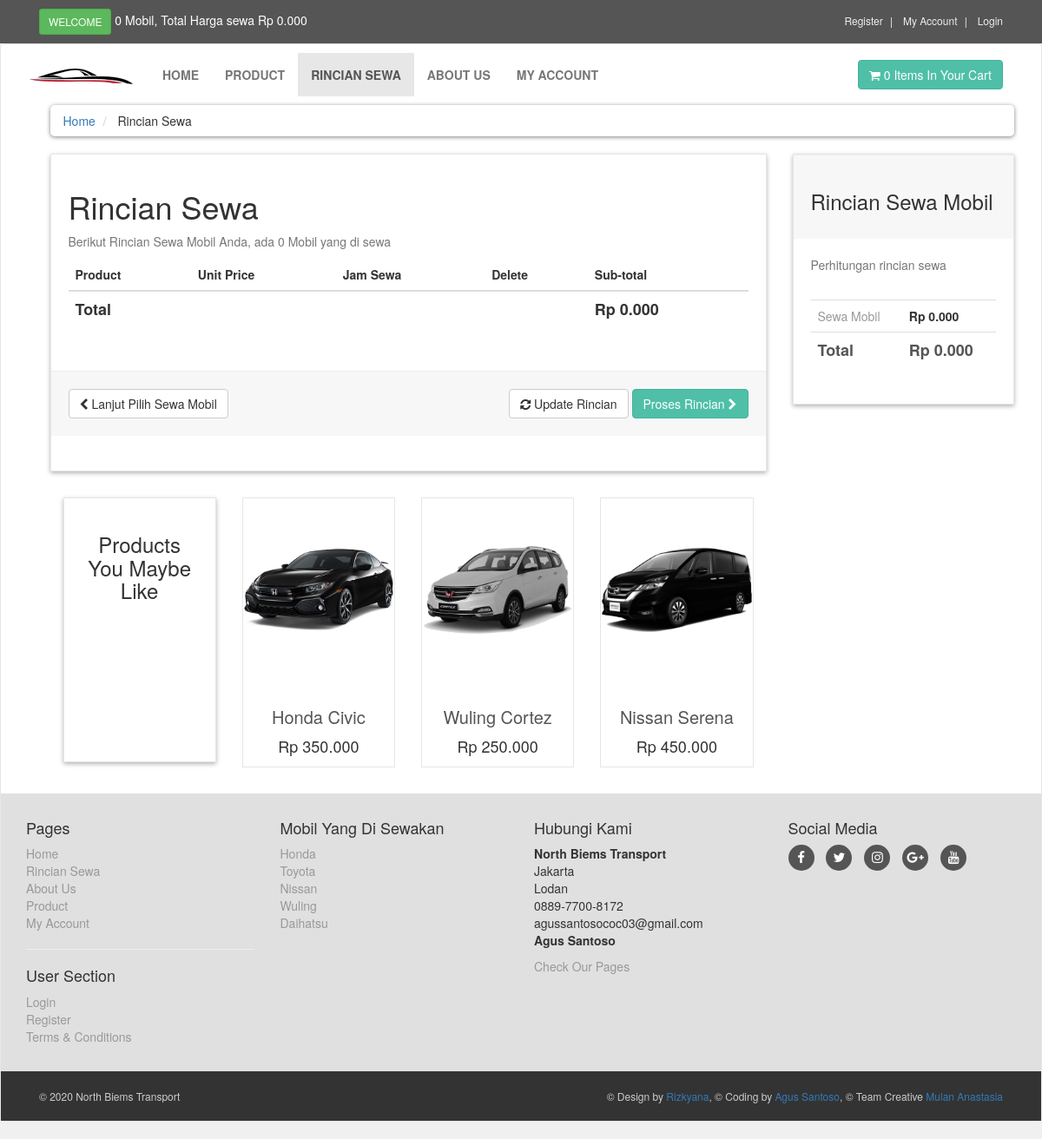
The page /rincian.php on the database its author committed.
### tables this page shows
CREATE TABLE `products` (
  `product_id` int(10) NOT NULL,
  `pro_kat_id` int(10) NOT NULL,
  `kapa_id` int(10) NOT NULL,
  `har_id` text NOT NULL,
  `tgl` timestamp NOT NULL DEFAULT current_timestamp() ON UPDATE current_timestamp(),
  `product_title` text NOT NULL,
  `product_img1` text NOT NULL,
  `product_img2` text NOT NULL,
  `product_img3` text NOT NULL,
  `product_img4` text NOT NULL,
  `pro_har_6jam` int(10) NOT NULL,
  `pro_har_12jam` int(10) NOT NULL,
  `pro_har_24jam` int(10) NOT NULL,
  `pro_keywords` text NOT NULL,
  `pro_desc` text NOT NULL
);

CREATE TABLE `product_categories` (
  `pro_kat_id` int(10) NOT NULL,
  `pro_kat_title` text NOT NULL,
  `pro_kat_desc` text NOT NULL
);

### rincian.php (the view, shortened to what this page needs)
<?php
include("includes/header.php");
?>
		<div id="content">
			<div class="container">
				<div class="col-md-12">
					<ul class="breadcrumb">
						<li>
							<a href="index.php">Home</a>
						</li>
						<li>
							Rincian Sewa
						</li>
					</ul>
				</div>
				<div id="rincian" class="col-md-9">
					<div class="box">
						<form action="rincian.php" method="post" enctype="multipart/form-data">
							<h1>Rincian Sewa</h1>
							<?php
							$ip_add = getRealIpUser();
							$select_perhitungan = "select * from perhitungan where ip_add = '$ip_add'";
							$run_perhitungan = mysqli_query($con, $select_perhitungan);
							$count = mysqli_num_rows($run_perhitungan);
							?>
							<p class="text-muted"> Berikut Rincian Sewa Mobil Anda, ada <?php echo $count; ?> Mobil yang di sewa  </p>
							<div class="table-responsive">
								<table class="table">
									<thead>
										<tr>
											<th colspan="2"> Product</th>
											<th> Unit Price</th>
											<th> Jam Sewa</th>
											<th colspan="1"> Delete</th>
											<th colspan="2"> Sub-total</th>
										</tr>
									</thead>
										<?php
										$total=0;
										?>
									<tfoot>
										<tr>
											<th colspan="5">Total</th>
											<th colspan="2">Rp <?php echo $total; ?>.000</th>
										</tr>
									</tfoot>
								</table>
							</div>
							<div class="box-footer">
								<div class="pull-left">
									<a href="index.php" class="btn btn-default">
										<i class="fa fa-chevron-left"></i> Lanjut Pilih Sewa Mobil
									</a>
								</div>
								<div class="pull-right">
									<button type="submit" name="update" value="update rincian" class="btn btn-default">
										<i class="fa fa-refresh"></i> Update Rincian
									</button>
									<a href="checkout.php" class="btn btn-primary">
										Proses Rincian <i class="fa fa-chevron-right"></i>
									</a>
								</div>
							</div>
						</form>
					</div>
					<div id="row same-height-row">
						<div class="col-md-3 col-sm-6">
							<div class="box same-height headline">
								<h3 class="text-center">Products You Maybe Like</h3>
							</div>
						</div>
						<?php
						$get_product = "select * from products order by rand() LIMIT 0,3";
						$run_product = mysqli_query($con, $get_product);
						while($row_product=mysqli_fetch_array($run_product)){
							$pro_id = $row_product['product_id'];
							$product_title = $row_product['product_title'];
							$product_harga = $row_product['pro_har_6jam'];
							$pro_img1 = $row_product['product_img1'];
							echo"
							<div class='col-md-3 col-sm-6 center-responsive'>
								<div class='product same-height'>
									<a href='details.php?pro_id=$pro_id'>
										<img class='img-responsive' src='admin_area/product_images/$pro_img1' alt='Product 1'>
									</a>
									<div class='text'>
										<h3><a href='details.php?pro_id=$pro_id'> $product_title</a></h3>
										<p class='prices'>Rp $product_harga.000</p>
									</div>
								</div>
							</div>
							";
						}
						?>
					</div>
				</div>
				<div class="col-md-3">
					<div id="order-summary" class="box">
						<div class="box-header">
							<h3> Rincian Sewa Mobil</h3>
						</div>
						<p class="text-muted">
							Perhitungan rincian sewa
						</p>
						<div class="table-responsive">
							<table class="table">
								<tbody>
									<tr>
										<td> Sewa Mobil </td>
										<th> Rp <?php echo $total; ?>.000</th>
									</tr>
									<tr class="total">
										<td> Total </td>
										<th> Rp <?php echo $total ; ?>.000  </th>
									</tr>
								</tbody>
							</table>
						</div>
					</div>
				</div>
			</div>
		</div>
	<?php
	include("includes/footer.php");
	?>
	</body>
</html>

### includes/footer.php (shortened to what this page needs)
<div id="footer">
	<div class="container">
		<div class="row">
			<div class="col-sm-6 col-md-3">
				<h4>Pages</h4>
				<ul>
					<li> <a href="index.php"> Home </a></li>
					<li> <a href="rincian.php"> Rincian Sewa </a></li>
					<li> <a href="about.php"> About Us </a></li>
					<li> <a href="product.php"> Product </a></li>
					<li> <a href="customer/my_account.php"> My Account </a></li>
				</ul>
				<hr>
				<h4> User Section</h4>
				<ul>
						<?php
									if(!isset($_SESSION['customer_email'])){
										echo" <a href='checkout.php'>Login</a>";
									}else{
										echo" <a href='customer/my_account.php?my_orders'>My Account</a>";
									}
									?>
					<li><a href="customer_register.php">Register</a></li>
					<li><a href="terms.php">Terms & Conditions</a></li>
				</ul>
			</div>
			<div class="col-sm-6 col-md-3">
				<h4> Mobil Yang Di Sewakan</h4>
				<ul>
					<?php
					$get_pro_kat = "select * from product_categories";
					$run_pro_kat = mysqli_query($con, $get_pro_kat);
					while($row_pro_kat=mysqli_fetch_array($run_pro_kat)){
						$pro_kat_id = $row_pro_kat['pro_kat_id'];
						$pro_kat_title = $row_pro_kat['pro_kat_title'];
						echo "
							<li>
								<a href='product.php?product_kat=$pro_kat_id'>
									$pro_kat_title
								</a>
							</li>
						";
					}
					?>
				</ul>
			</div>
			<div class="col-sm-6 col-md-3">
				<h4> Hubungi Kami </h4>
				<p>
					<strong> North Biems Transport</strong>
					<br/> Jakarta
					<br/> Lodan
					<br/> 0889-7700-8172
					<br/> agussantosococ03@gmail.com
					<br/> <strong>Agus Santoso</strong>
				</p>
				<a href=" about.php"> Check Our Pages</a>
			</div>
			<div class="col-sm-6 col-md-3">
				<h4> Social Media</h4>
				<p class="social">
					<a href="https://www.facebook.com" class="fa fa-facebook"></a>
					<a href="https://www.twitter.com" class="fa fa-twitter"></a>
					<a href="https://www.instagram.com/agussantoso_w" class="fa fa-instagram"></a>
					<a href="https://www.gmail.com" class="fa fa-google-plus"></a>
					<a href="https://www.youtube.com" class="fa fa-youtube"></a>
				</p>
			</div>
		</div>
	</div>
</div>
<div id="copyright">
	<div class="container">
		<div class="col-md-6">
			<p class="pull-left"> &copy; 2020 North Biems Transport </p>
		</div>
		<div class="col-md-6">
			<p class="pull-right"> &copy; Design by <a href="https://www.instagram.com/susukntlmanis.uht/"> Rizkyana</a>, &copy; Coding by <a href="https://www.instagram.com/agussantoso_w/">Agus Santoso</a>, &copy; Team Creative <a href="https://www.instagram.com/mulan_anastasia/">Mulan Anastasia</a> </p>
		</div>
	</div>
</div>

### styles/style.css (style rules this page uses)
body { font-size: 14px; line-height: 1.42857143; color:#0000000; background: #f0f0f0; overflow-x: hidden; }
.btn-primary { color: rgb(255, 255, 255); background: rgb(79, 191, 168); border-color: rgb(65, 179, 156); }
.box { background: #ffffff; margin: 0 0 30px; border: solid 1px #e6e6e6; box-sizing:border-box; padding: 20px; box-shadow: 0px 2px 5px rgba(0, 0, 0, .3); }
#content { padding-left: 25px; }
#content .product { background:#ffffff; border: solid 1px #e6e6e6; margin-bottom: 30px; box-sizing:border-box; }
#content .product .text { padding: 10px 10px 0px; }
#content .product .text p.prices { font-size: 18px; text-align: center; font-weight: 400; }
#content .product .text h3 { text-align: center; font-size: 20px; }
#content .product .text h3 a { color: rgb(85, 85, 85); }
.breadcrumb { padding: 8px 15px; margin-bottom: 20px; background: #ffffff; border-radius: 5px; box-shadow: 0px 1px 5px rgba(0, 0, 0, .5); }
#content .headline { height: 305px; }
#content #rincian .table tfoot { font-size: 18px; }
.box .box-footer { background-color: #f7f7f7; margin: 30px -20px 20px; padding: 20px; border-top: 1px solid #eeeeee; }
.box .box-footer:before, .box .box-footer:after { content: ""; display: table; }
.box .box-footer:after { clear: both; }
.box .box-header { background-color: #f7f7f7; margin: -20px -20px 20px; padding: 20px; border-top: 1px solid #eeeeee; }
#content #order-summary table { margin-top: 20px; }
#content #order-summary table td { color: #999999; }
#content #order-summary table tr.total td, #content #order-summary table tr.total th { font-size: 18px; color: #555555; font-weight: 700; }
#footer { background: #e0e0e0; padding: 20px 0; }
#footer a { color: #999999; padding: 0; text-decoration: none; }
#footer ul { list-style: none; padding-left: 0px; }
#footer .social { text-align: left; }
#footer .social a { margin: 0px 10px 0px 0px; display: inline-block; color: #ffffff; width: 30px; height: 30px; border-radius: 15px; line-height: 30px; font-size: 15px; text-align: center; vertical-align: bottom; background: #555555; }
#copyright { background: #333333; color: #cccccc; padding: 20px 0px; font-size: 12px; }
#copyright p { margin: 0px; }

### rows shown on the page
products: product_img1 (picture), product_title "Honda Civic", pro_har_6jam "350"
products: product_img1 (picture), product_title "Wuling Cortez", pro_har_6jam "250"
products: product_img1 (picture), product_title "Nissan Serena", pro_har_6jam "450"
product_categories: pro_kat_title "Honda"
product_categories: pro_kat_title "Toyota"
product_categories: pro_kat_title "Nissan"
product_categories: pro_kat_title "Wuling"
product_categories: pro_kat_title "Daihatsu"

### other values the page prints
$count_items "0 0"
$total "0"
$count "0"
